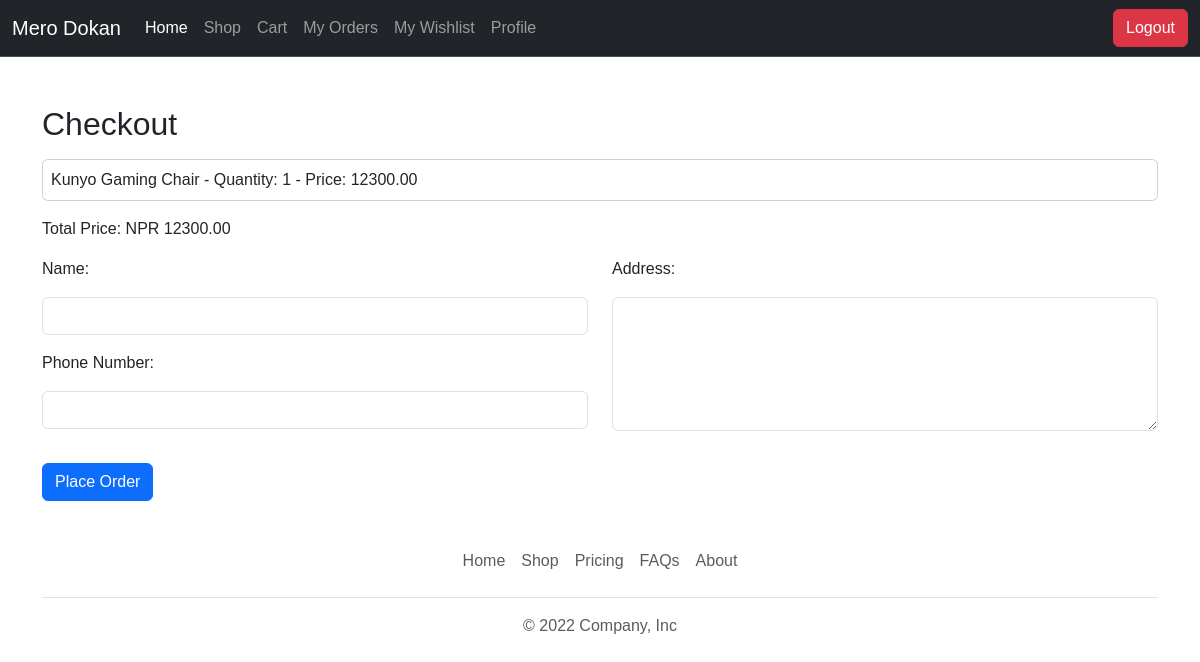
Screenshot of /checkout/ (signed in) with the database file from the repository.
### ecommerce/models.py (models this page shows, shortened)
class Cart(models.Model):
    user = models.ForeignKey(User, on_delete=models.CASCADE)
    product = models.ForeignKey('Product',on_delete=models.CASCADE)
    quantity = models.PositiveIntegerField(default=1)
    def line_total(self):
        return self.quantity * self.product.price

class Product(models.Model):
    name = models.CharField(max_length = 255)
    image = models.FileField(upload_to='product_images/',null=True,blank=True)
    price = models.DecimalField(max_digits=10,decimal_places=2)
    quantity = models.IntegerField()
    description = models.TextField()

### ecommerce/views.py (the view, shortened to what this page needs)
# urls.py: path('checkout/',checkout),
@login_required(login_url='/login/')
def checkout(request):
    user = request.user
    if user.is_authenticated:
        carts = Cart.objects.filter(user=user)
        total_price = 0
        for cart_item in carts:
            total_price += int(cart_item.product.price) * int(cart_item.quantity)
    else:
        carts = None
        total_price = None
    return  render(request,'frontend/checkout.html',{'carts':carts,'total_price':total_price})

### templates/frontend/checkout.html (shortened to what this page needs)
{% extends 'frontend/layout/main.html' %}
{% block content %}
<div class="container mt-5">
    <h2>Checkout</h2>
    {% if carts %}
    <ul class="m-0 p-0">
        {% for item in carts %}
        <li class="card p-2 m-0  my-3">{{ item.product.name }} - Quantity: {{ item.quantity }} - Price:
            {{item.line_total}}</li>
        {% endfor %}
    </ul>
    <p>Total Price: NPR {{ total_price|floatformat:2 }}</p>
    <form method="post" action="/checkout/">
        <div class="row">
            <div class="col-lg-6">
                <label for="name">Name:</label>
                <input type="text" class="form-control my-3" id="name" name="name" required>
                <label for="phone_number">Phone Number:</label>
                <input type="text" class="form-control my-3" id="phone_number" name="phone_number" required>
            </div>
            <div class="col-lg-6">
                <label for="shipping_address">Address:</label>
                <textarea type="text" rows="5" class="form-control my-3" id="address" name="address" required> </textarea>
            </div>
        </div>
        <button type="submit" class="btn btn-primary mt-3">Place Order</button>
    </form>
    {% else %}
    <p>Your cart is empty.</p>
    {% endif %}
</div>
{% endblock %}

### rows the page displays
Cart: product.name "Kunyo Gaming Chair", quantity "1", line_total "12300.00"

### other values shown
{{ total_price|floatformat:2 }} "12300.00"
